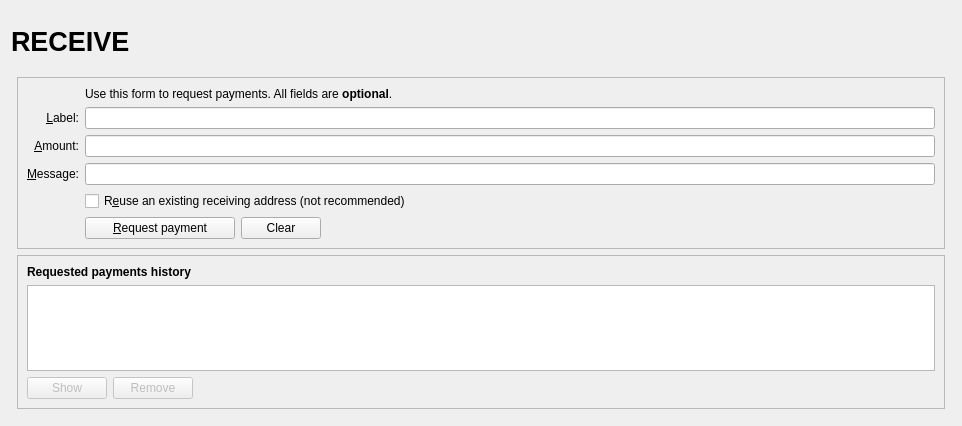
<?xml version="1.0" encoding="UTF-8"?>
<ui version="4.0">
 <class>ReceiveCoinsDialog</class>
 <widget class="QWidget" name="ReceiveCoinsDialog">
  <property name="geometry">
   <rect>
    <x>0</x>
    <y>0</y>
    <width>962</width>
    <height>426</height>
   </rect>
  </property>
  <property name="maximumSize">
   <size>
    <width>962</width>
    <height>600</height>
   </size>
  </property>
  <layout class="QVBoxLayout" name="verticalLayout" stretch="0">
   <item>
    <layout class="QVBoxLayout" name="verticalLayout_Master" stretch="0,1">
     <property name="spacing">
      <number>0</number>
     </property>
     <item>
      <widget class="QFrame" name="frame_Header">
       <layout class="QVBoxLayout" name="verticalLayout_8">
        <property name="leftMargin">
         <number>0</number>
        </property>
        <property name="topMargin">
         <number>0</number>
        </property>
        <property name="rightMargin">
         <number>0</number>
        </property>
        <property name="bottomMargin">
         <number>0</number>
        </property>
        <item>
         <layout class="QHBoxLayout" name="horizontalLayout_Header" stretch="1,0,1">
          <item>
           <widget class="QLabel" name="labelOverviewHeaderLeft">
            <property name="minimumSize">
             <size>
              <width>464</width>
              <height>60</height>
             </size>
            </property>
            <property name="maximumSize">
             <size>
              <width>16777215</width>
              <height>60</height>
             </size>
            </property>
            <property name="font">
             <font>
              <pointsize>20</pointsize>
              <weight>75</weight>
              <bold>true</bold>
             </font>
            </property>
            <property name="text">
             <string>RECEIVE</string>
            </property>
           </widget>
          </item>
          <item>
           <spacer name="horizontalSpacer_3">
            <property name="orientation">
             <enum>Qt::Horizontal</enum>
            </property>
            <property name="sizeHint" stdset="0">
             <size>
              <width>40</width>
              <height>20</height>
             </size>
            </property>
           </spacer>
          </item>
          <item>
           <widget class="QLabel" name="labelOverviewHeaderRight">
            <property name="minimumSize">
             <size>
              <width>464</width>
              <height>60</height>
             </size>
            </property>
            <property name="maximumSize">
             <size>
              <width>16777215</width>
              <height>60</height>
             </size>
            </property>
            <property name="font">
             <font>
              <pointsize>14</pointsize>
             </font>
            </property>
            <property name="text">
             <string/>
            </property>
            <property name="alignment">
             <set>Qt::AlignRight|Qt::AlignTrailing|Qt::AlignVCenter</set>
            </property>
           </widget>
          </item>
         </layout>
        </item>
       </layout>
      </widget>
     </item>
     <item>
      <widget class="QFrame" name="frame_BG">
       <layout class="QVBoxLayout" name="verticalLayout_5">
        <property name="leftMargin">
         <number>6</number>
        </property>
        <property name="topMargin">
         <number>6</number>
        </property>
        <property name="rightMargin">
         <number>6</number>
        </property>
        <property name="bottomMargin">
         <number>6</number>
        </property>
        <item>
         <widget class="QFrame" name="frame2">
          <property name="sizePolicy">
           <sizepolicy hsizetype="Preferred" vsizetype="Expanding">
            <horstretch>0</horstretch>
            <verstretch>0</verstretch>
           </sizepolicy>
          </property>
          <property name="frameShape">
           <enum>QFrame::StyledPanel</enum>
          </property>
          <property name="frameShadow">
           <enum>QFrame::Sunken</enum>
          </property>
          <layout class="QVBoxLayout" name="verticalLayout_3">
           <item>
            <layout class="QGridLayout" name="gridLayout">
             <item row="7" column="2">
              <widget class="QCheckBox" name="reuseAddress">
               <property name="toolTip">
                <string>Reuse one of the previously used receiving addresses.&lt;br&gt;Reusing addresses has security and privacy issues.&lt;br&gt;Do not use this unless re-generating a payment request made before.</string>
               </property>
               <property name="text">
                <string>R&amp;euse an existing receiving address (not recommended)</string>
               </property>
              </widget>
             </item>
             <item row="7" column="0">
              <widget class="QLabel" name="label_4">
               <property name="text">
                <string/>
               </property>
              </widget>
             </item>
             <item row="6" column="0">
              <widget class="QLabel" name="label_3">
               <property name="toolTip">
                <string>An optional message to attach to the payment request, which will be displayed when the request is opened. Note: The message will not be sent with the payment over the TGT network.</string>
               </property>
               <property name="text">
                <string>&amp;Message:</string>
               </property>
               <property name="alignment">
                <set>Qt::AlignRight|Qt::AlignTrailing|Qt::AlignVCenter</set>
               </property>
               <property name="buddy">
                <cstring>reqMessage</cstring>
               </property>
              </widget>
             </item>
             <item row="4" column="2">
              <widget class="QLineEdit" name="reqLabel">
               <property name="toolTip">
                <string>An optional label to associate with the new receiving address.</string>
               </property>
              </widget>
             </item>
             <item row="6" column="2">
              <widget class="QLineEdit" name="reqMessage">
               <property name="toolTip">
                <string>An optional message to attach to the payment request, which will be displayed when the request is opened.&lt;br&gt;Note: The message will not be sent with the payment over the TGT network.</string>
               </property>
              </widget>
             </item>
             <item row="2" column="2">
              <widget class="QLabel" name="label_5">
               <property name="text">
                <string>Use this form to request payments. All fields are &lt;b&gt;optional&lt;/b&gt;.</string>
               </property>
              </widget>
             </item>
             <item row="4" column="0">
              <widget class="QLabel" name="label_2">
               <property name="toolTip">
                <string>An optional label to associate with the new receiving address.</string>
               </property>
               <property name="text">
                <string>&amp;Label:</string>
               </property>
               <property name="alignment">
                <set>Qt::AlignRight|Qt::AlignTrailing|Qt::AlignVCenter</set>
               </property>
               <property name="buddy">
                <cstring>reqLabel</cstring>
               </property>
              </widget>
             </item>
             <item row="5" column="0">
              <widget class="QLabel" name="label">
               <property name="toolTip">
                <string>An optional amount to request. Leave this empty or zero to not request a specific amount.</string>
               </property>
               <property name="text">
                <string>&amp;Amount:</string>
               </property>
               <property name="alignment">
                <set>Qt::AlignRight|Qt::AlignTrailing|Qt::AlignVCenter</set>
               </property>
               <property name="buddy">
                <cstring>reqAmount</cstring>
               </property>
              </widget>
             </item>
             <item row="5" column="2">
              <widget class="BitcoinAmountField" name="reqAmount">
               <property name="minimumSize">
                <size>
                 <width>80</width>
                 <height>0</height>
                </size>
               </property>
               <property name="toolTip">
                <string>An optional amount to request. Leave this empty or zero to not request a specific amount.</string>
               </property>
              </widget>
             </item>
             <item row="8" column="0">
              <widget class="QLabel" name="label_7">
               <property name="text">
                <string/>
               </property>
              </widget>
             </item>
             <item row="8" column="2">
              <layout class="QHBoxLayout" name="horizontalLayout">
               <item>
                <widget class="QPushButton" name="receiveButton">
                 <property name="minimumSize">
                  <size>
                   <width>150</width>
                   <height>0</height>
                  </size>
                 </property>
                 <property name="text">
                  <string>&amp;Request payment</string>
                 </property>
                 <property name="icon">
                  <iconset resource="../aria.qrc">
                   <normaloff>:/icons/receiving_addresses</normaloff>:/icons/receiving_addresses</iconset>
                 </property>
                </widget>
               </item>
               <item>
                <widget class="QPushButton" name="clearButton">
                 <property name="sizePolicy">
                  <sizepolicy hsizetype="Minimum" vsizetype="Fixed">
                   <horstretch>0</horstretch>
                   <verstretch>0</verstretch>
                  </sizepolicy>
                 </property>
                 <property name="toolTip">
                  <string>Clear all fields of the form.</string>
                 </property>
                 <property name="text">
                  <string>Clear</string>
                 </property>
                 <property name="icon">
                  <iconset resource="../aria.qrc">
                   <normaloff>:/icons/remove</normaloff>:/icons/remove</iconset>
                 </property>
                 <property name="autoDefault">
                  <bool>false</bool>
                 </property>
                </widget>
               </item>
               <item>
                <spacer name="horizontalSpacer">
                 <property name="orientation">
                  <enum>Qt::Horizontal</enum>
                 </property>
                 <property name="sizeHint" stdset="0">
                  <size>
                   <width>40</width>
                   <height>20</height>
                  </size>
                 </property>
                </spacer>
               </item>
              </layout>
             </item>
             <item row="9" column="2">
              <spacer name="verticalSpacer">
               <property name="orientation">
                <enum>Qt::Vertical</enum>
               </property>
               <property name="sizeHint" stdset="0">
                <size>
                 <width>20</width>
                 <height>40</height>
                </size>
               </property>
              </spacer>
             </item>
            </layout>
           </item>
          </layout>
         </widget>
        </item>
        <item>
         <widget class="QFrame" name="frame">
          <property name="sizePolicy">
           <sizepolicy hsizetype="Preferred" vsizetype="Expanding">
            <horstretch>0</horstretch>
            <verstretch>0</verstretch>
           </sizepolicy>
          </property>
          <property name="frameShape">
           <enum>QFrame::StyledPanel</enum>
          </property>
          <property name="frameShadow">
           <enum>QFrame::Raised</enum>
          </property>
          <layout class="QVBoxLayout" name="verticalLayout_2">
           <item>
            <widget class="QLabel" name="label_6">
             <property name="font">
              <font>
               <weight>75</weight>
               <bold>true</bold>
              </font>
             </property>
             <property name="text">
              <string>Requested payments history</string>
             </property>
            </widget>
           </item>
           <item>
            <widget class="QTableView" name="recentRequestsView">
             <property name="palette">
              <palette>
               <active>
                <colorrole role="Text">
                 <brush brushstyle="SolidPattern">
                  <color alpha="255">
                   <red>51</red>
                   <green>51</green>
                   <blue>51</blue>
                  </color>
                 </brush>
                </colorrole>
               </active>
               <inactive>
                <colorrole role="Text">
                 <brush brushstyle="SolidPattern">
                  <color alpha="255">
                   <red>51</red>
                   <green>51</green>
                   <blue>51</blue>
                  </color>
                 </brush>
                </colorrole>
               </inactive>
               <disabled>
                <colorrole role="Text">
                 <brush brushstyle="SolidPattern">
                  <color alpha="255">
                   <red>85</red>
                   <green>85</green>
                   <blue>85</blue>
                  </color>
                 </brush>
                </colorrole>
               </disabled>
              </palette>
             </property>
             <property name="contextMenuPolicy">
              <enum>Qt::CustomContextMenu</enum>
             </property>
             <property name="tabKeyNavigation">
              <bool>false</bool>
             </property>
             <property name="sortingEnabled">
              <bool>true</bool>
             </property>
            </widget>
           </item>
           <item>
            <layout class="QHBoxLayout" name="horizontalLayout_2">
             <item>
              <widget class="QPushButton" name="showRequestButton">
               <property name="enabled">
                <bool>false</bool>
               </property>
               <property name="toolTip">
                <string>Show the selected request (does the same as double clicking an entry)</string>
               </property>
               <property name="text">
                <string>Show</string>
               </property>
               <property name="icon">
                <iconset resource="../aria.qrc">
                 <normaloff>:/icons/edit</normaloff>:/icons/edit</iconset>
               </property>
               <property name="autoDefault">
                <bool>false</bool>
               </property>
              </widget>
             </item>
             <item>
              <widget class="QPushButton" name="removeRequestButton">
               <property name="enabled">
                <bool>false</bool>
               </property>
               <property name="toolTip">
                <string>Remove the selected entries from the list</string>
               </property>
               <property name="text">
                <string>Remove</string>
               </property>
               <property name="icon">
                <iconset resource="../aria.qrc">
                 <normaloff>:/icons/remove</normaloff>:/icons/remove</iconset>
               </property>
               <property name="autoDefault">
                <bool>false</bool>
               </property>
              </widget>
             </item>
             <item>
              <spacer name="horizontalSpacer_2">
               <property name="orientation">
                <enum>Qt::Horizontal</enum>
               </property>
               <property name="sizeHint" stdset="0">
                <size>
                 <width>40</width>
                 <height>20</height>
                </size>
               </property>
              </spacer>
             </item>
            </layout>
           </item>
          </layout>
         </widget>
        </item>
       </layout>
      </widget>
     </item>
    </layout>
   </item>
  </layout>
 </widget>
 <customwidgets>
  <customwidget>
   <class>BitcoinAmountField</class>
   <extends>QLineEdit</extends>
   <header>bitcoinamountfield.h</header>
   <container>1</container>
  </customwidget>
 </customwidgets>
 <tabstops>
  <tabstop>reqLabel</tabstop>
  <tabstop>reqAmount</tabstop>
  <tabstop>reqMessage</tabstop>
  <tabstop>reuseAddress</tabstop>
  <tabstop>receiveButton</tabstop>
  <tabstop>clearButton</tabstop>
  <tabstop>recentRequestsView</tabstop>
  <tabstop>showRequestButton</tabstop>
  <tabstop>removeRequestButton</tabstop>
 </tabstops>
 <resources>
  <include location="../aria.qrc"/>
 </resources>
 <connections/>
</ui>
